Frame 1 (no input): blank canvas, image omitted
Frame 60 (the mouse pressed at the canvas centre just before this capture): blank canvas, image omitted
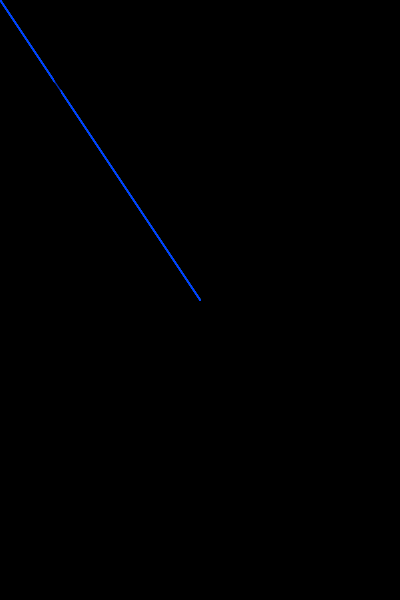
Frame 120 (the mouse held since frame 60 and released just before this capture)

The Processing sketch whose frames 1 and 60 were blank and that drew this single picture after the mouse press (run headless with seeded random() and noise(); from frame 60 on, the mouse is pressed at the canvas centre):

// Processing sketch: processing_83827
// ── processing_83827.pde

void setup()
{
  size(400,600);
  background(0,0,0);
  smooth();
  frameRate(5);
}
void draw()
{
  fill(0,0,0,75);
  stroke(0,65,255);
  line(0,0,mouseX,mouseY);
  textSize(70);
  textAlign(CENTER);
  text("Merry Christmas",200,100);
}
